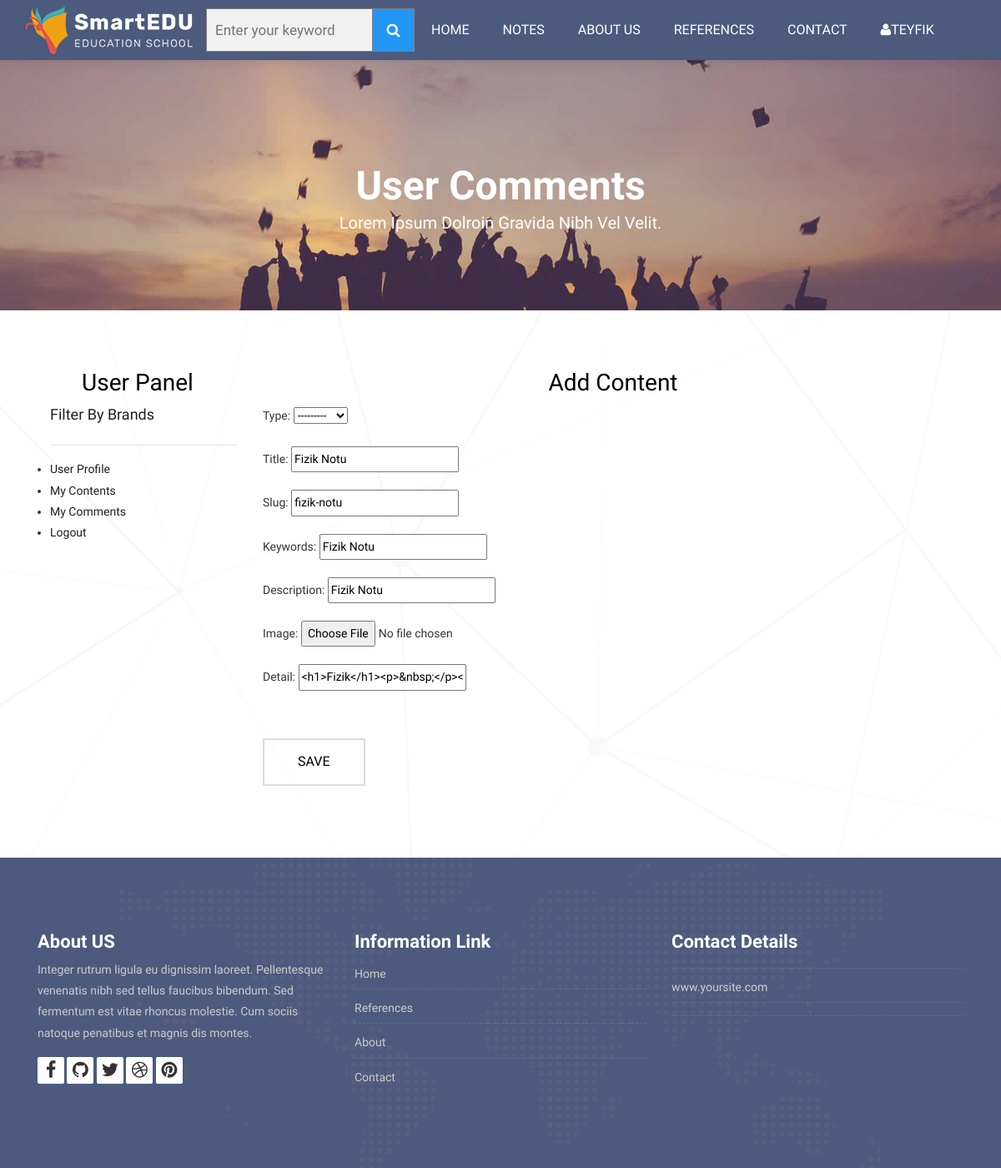
The page /user/contentedit/1 (signed in) on the database as committed earlier.
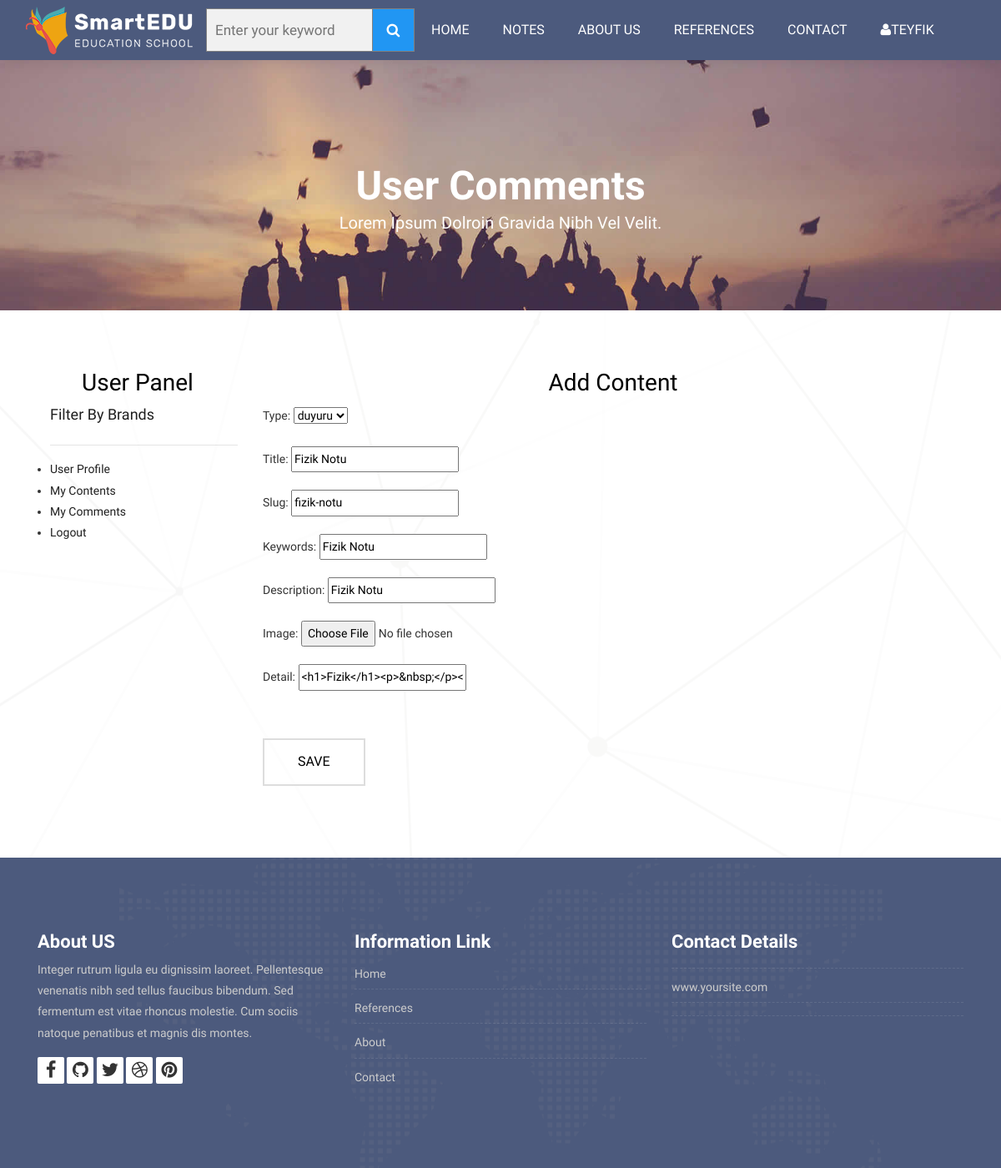
The same page on the database as committed later.
### content/models.py (models this page shows, shortened)
class Content(models.Model):
    STATUS = (
        ('True', 'Evet'),
        ('False', 'Hayır'),
    )
    user=models.ForeignKey(User,on_delete=models.SET_NULL,null=True)
    type=models.CharField(max_length=10,choices=TYPE)
    title=models.CharField(max_length=150)
    keywords=models.CharField(blank=True,max_length=255)
    description=models.CharField(blank=True,max_length=255)
    image=models.ImageField(upload_to='images/')
    detail=RichTextUploadingField()
    slug=models.SlugField(null=False,unique=True)
    status=models.CharField(max_length=10,choices=STATUS)
    create_at=models.DateTimeField(auto_now_add=True)
    update_at=models.DateTimeField(auto_now=True)
    def image_tag(self):
        return mark_safe('<img src="{}" height="50"/>'.format(self.image.url))
    image_tag.short_description='Image'

### user/views.py (the view)
# urls.py: path('contentedit/<int:id>',views.contentedit,name='contentedit'),
@login_required(login_url='/login')
def contentedit(request,id):
    content=Content.objects.get(id=id)
    if request.method=='POST':
        form=ContentForm(request.POST,request.FILES,instance=content)
        if form.is_valid():
            form.save()
            messages.success(request,'Your Content Updated succesfully')
            return HttpResponseRedirect('/user/contents')
        else:
            messages.error(request,'Content Form Error:'+ str(form.errors))
            return HttpResponseRedirect('/user/contentedit'+str(id))
    else:
        category=Category.objects.all()
        form=ContentForm(instance=content)
        context={
            'category':category,
            'form':form
        }
        return render(request,'user_addcontent.html',context)

### content/models.py
class ContentForm(ModelForm):
    class Meta:
        model=Content
        fields=['type','title','slug','keywords','description','image','detail']
        widgets={
            'title':TextInput(attrs={'class':'input','placeholder':'title'}),
            'slug':TextInput(attrs={'class':'input','placeholder':'slug'}),
            'keywords': TextInput(attrs={'class': 'input', 'placeholder': 'keywords'}),
            'description': TextInput(attrs={'class': 'input', 'placeholder': 'description'}),
            'type': Select(attrs={'class': 'input', 'placeholder': 'type'},choices=TYPE),
            'image': FileInput(attrs={'class': 'input', 'placeholder': 'image'}),
            'detail': CKEditorWidget()
        }

### user/templates/user_addcontent.html (shortened to what this page needs)
{% extends "homebase.html" %}
{% block content %}
<div class="all-title-box">
		<div class="container text-center">
			<h1>User Comments<span class="m_1">Lorem Ipsum dolroin gravida nibh vel velit.</span></h1>
		</div>
	</div>
<div id="contact" class="section wb">
        <div class="container">
            <div class="row">
                <div class="col-md-3">
                    <div class="container">
                        <div class="map-box">
                            <h2 class="title">User Panel</h2>
                        </div>
                        {% include "user_panel.html" %}
                    </div>
                </div>
				<div class="col-md-9">
					<div class="map-box">
                        <h2 class="title">Add Content </h2>
                        <form method="POST" enctype="multipart/form-data">
                            <fieldset class="form-group">
                                {{ form.as_p }}
                            </fieldset>
                            <div class="form-group">
                                <button class="btn-custom" type="submit">SAVE</button>
                            </div>
                        </form>
					</div>
				</div>
            </div>
        </div>
    </div>
{% endblock %}

Rows that differ between the two databases and show on the page:
changed Content "Fizik Notu": type "---------" → "duyuru"
